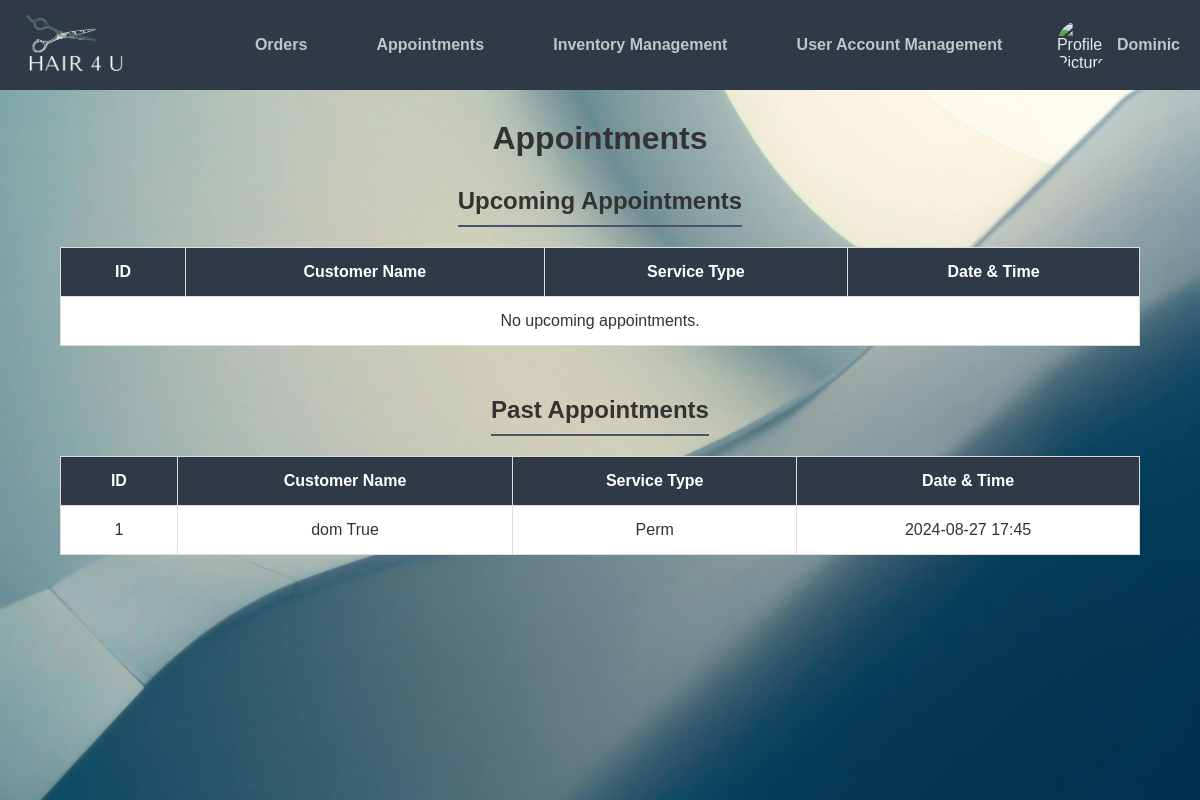
The page /cms/appointments.php (signed in) on the database as committed earlier.
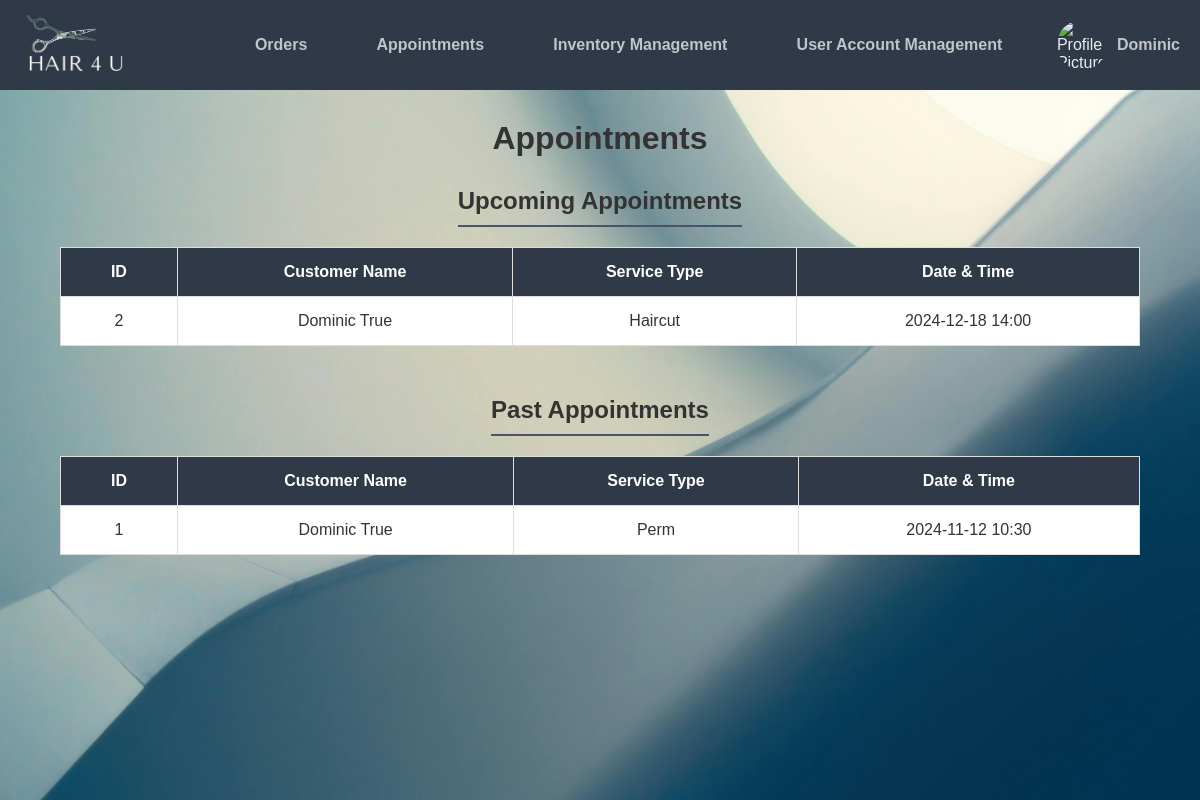
The same page on the database as committed later.
### tables this page shows
CREATE TABLE `business_logo` (
  `id` int(11) NOT NULL,
  `logo_path` varchar(255) NOT NULL
);

CREATE TABLE `appointments` (
  `id` int(11) NOT NULL,
  `customer_first_name` varchar(50) NOT NULL,
  `customer_last_name` varchar(50) NOT NULL,
  `service_type` varchar(100) NOT NULL,
  `appointment_datetime` datetime NOT NULL,
  `created_at` timestamp NOT NULL DEFAULT current_timestamp()
);

### cms/appointments.php (the view, shortened to what this page needs)
<?php
include 'setup.php';
$upcomingAppointmentsQuery = "SELECT * FROM appointments WHERE appointment_datetime >= NOW() ORDER BY appointment_datetime ASC";
$upcomingAppointmentsResult = $conn->query($upcomingAppointmentsQuery);
$pastAppointmentsQuery = "SELECT * FROM appointments WHERE appointment_datetime < NOW() ORDER BY appointment_datetime DESC";
$pastAppointmentsResult = $conn->query($pastAppointmentsQuery);
?>
<!DOCTYPE html>
<html>
<head>
    <link href="css/style.css" rel="stylesheet" type="text/css">
    <link href="css/admin.css" rel="stylesheet" type="text/css">
    <link rel="stylesheet" href="https://cdnjs.cloudflare.com/ajax/libs/font-awesome/6.0.0-beta3/css/all.min.css">
</head>
<body>
<?php include 'admin_navbar.php'; ?>
<div class="content">
<h1 class="appointments-heading">Appointments</h1>
    <h2>Upcoming Appointments</h2>
    <table class="dashboard-table">
        <thead>
            <tr>
                <th>ID</th>
                <th>Customer Name</th>
                <th>Service Type</th>
                <th>Date & Time</th>
            </tr>
        </thead>
        <tbody>
            <?php if ($upcomingAppointmentsResult->num_rows > 0): ?>
                <?php while ($row = $upcomingAppointmentsResult->fetch_assoc()): ?>
                    <tr>
                        <td><?php echo $row['id']; ?></td>
                        <td><?php echo htmlspecialchars($row['customer_first_name'] . ' ' . $row['customer_last_name'], ENT_QUOTES); ?></td>
                        <td><?php echo htmlspecialchars($row['service_type'], ENT_QUOTES); ?></td>
                        <td><?php echo date('Y-m-d H:i', strtotime($row['appointment_datetime'])); ?></td>
                    </tr>
                <?php endwhile; ?>
            <?php else: ?>
                <tr>
                    <td colspan="4">No upcoming appointments.</td>
                </tr>
            <?php endif; ?>
        </tbody>
    </table>
    <h2>Past Appointments</h2>
    <table class="dashboard-table">
        <thead>
            <tr>
                <th>ID</th>
                <th>Customer Name</th>
                <th>Service Type</th>
                <th>Date & Time</th>
            </tr>
        </thead>
        <tbody>
            <?php if ($pastAppointmentsResult->num_rows > 0): ?>
                <?php while ($row = $pastAppointmentsResult->fetch_assoc()): ?>
                    <tr>
                        <td><?php echo $row['id']; ?></td>
                        <td><?php echo htmlspecialchars($row['customer_first_name'] . ' ' . $row['customer_last_name'], ENT_QUOTES); ?></td>
                        <td><?php echo htmlspecialchars($row['service_type'], ENT_QUOTES); ?></td>
                        <td><?php echo date('Y-m-d H:i', strtotime($row['appointment_datetime'])); ?></td>
                    </tr>
                <?php endwhile; ?>
            <?php else: ?>
                <tr>
                    <td colspan="4">No past appointments.</td>
                </tr>
            <?php endif; ?>
        </tbody>
    </table>
</div>
</body>
</html>

### cms/admin_navbar.php (shortened to what this page needs)
<?php
include 'setup.php';
if (isset($_SESSION['user_details']) && isset($_SESSION['user_details']['account_id'])) {
    $firstName = htmlspecialchars($_SESSION['user_details']['firstname'], ENT_QUOTES);
} else {
    $firstName = "User";
    $accountId = null;
}
$profilePic = 'path/to/default_image.jpg';
$logoPath = 'path/to/default_logo.jpg';
$logoStmt = $pdo->prepare("SELECT logo_path FROM business_logo WHERE id = :id");
$logoStmt->execute(['id' => 2]);
$logoResult = $logoStmt->fetch(PDO::FETCH_ASSOC);
if ($logoResult && !empty($logoResult['logo_path'])) {
    $logoPath = $logoResult['logo_path'];
}
?>
<!DOCTYPE html>
<html>
<head>
    <link href="css/style.css" rel="stylesheet" type="text/css">
    <link href="css/admin.css" rel="stylesheet" type="text/css">
    <link rel="stylesheet" href="https://cdnjs.cloudflare.com/ajax/libs/font-awesome/6.0.0-beta3/css/all.min.css">
</head>
<body>
<nav class="navtop">
    <div class="logo">
    <a href="admin.php">
        <img src="<?= $logoPath ?>" alt="Business Logo">
    </div>
    <div class="links">
        <a href="orders.php">Orders</a>
        <a href="appointments.php">Appointments</a>
        <a href="products.php">Inventory Management</a>
        <a href="user_accounts.php">User Account Management</a>
    </div>
    <div class="profile">
        <img src="<?= $profilePic ?>" alt="Profile Picture">
        <span><?= $firstName ?></span>
    </div>
</nav>
</body>
</html>

### cms/css/style.css (style rules this page uses)
* { margin: 0; padding: 0; box-sizing: border-box; }
html, body { border: 0; margin: 0; padding: 0; width: 100%; height: 100%; }
body { overflow-x: hidden; }
.content { background-image: url('../img/homepage_bg.jpg'); background-size: cover; background-position: center; background-repeat: no-repeat; height: auto; display: flex; flex-direction: column; justify-content: center; align-items: center; text-align: center; }
body { font-family: 'Roboto', sans-serif; }

### cms/css/admin.css (style rules this page uses)
body { font-family: Arial, sans-serif; margin: 0; padding: 0; box-sizing: border-box; height: 100vh; display: flex; flex-direction: column; background-color: #f4f4f9; }
.navtop { background-color: #2f3947; height: 90px; display: flex; align-items: center; justify-content: space-between; padding: 0 20px; color: #eaebed; }
.navtop .logo img { height: 70px; width: auto; }
.navtop .links { display: flex; flex: 1; justify-content: space-around; margin: 0 20px; }
.navtop .links a { color: #c1c4c8; text-decoration: none; font-weight: bold; padding: 0 15px; white-space: nowrap; }
.navtop .profile { display: flex; align-items: center; gap: 10px; }
.navtop .profile img { height: 50px; width: 50px; border-radius: 50%; object-fit: cover; }
.navtop .profile span { color: #c1c4c8; font-weight: bold; white-space: nowrap; }
.content { flex: 1; overflow-y: auto; background-image: url('../img/admin_bg.jpg'); background-size: cover; background-position: center; background-repeat: no-repeat; display: flex; flex-direction: column; padding-top: 0; margin-top: 0; justify-content: flex-start; align-items: center; text-align: center; color: #333; }
.content h2 { margin-top: 30px; border-bottom: 2px solid #4a536e; padding-bottom: 10px; }
.dashboard-table { width: 90%; border-collapse: collapse; margin: 20px auto; background-color: #ffffff; }
.dashboard-table th, .dashboard-table td { padding: 15px 20px; text-align: center; font-size: 1em; border: 1px solid #ddd; color: #333; }
.dashboard-table th { background-color: #2f3947; color: #fff; font-weight: bold; }
.dashboard-table td { background-color: #ffffff; }
.appointments-heading { margin-top: 30px; }

Rows that differ between the two databases and show on the page:
added appointments: id "2", customer_first_name+customer_last_name "Dominic True", service_type "Haircut", appointment_datetime "2024-12-18 14:00", shown under "Upcoming Appointments"
changed appointments "Perm": customer_first_name+customer_last_name "dom True" → "Dominic True"; appointment_datetime "2024-08-27 17:45" → "2024-11-12 10:30"
Other text that changed with them:
text no longer shown: "No upcoming appointments."
